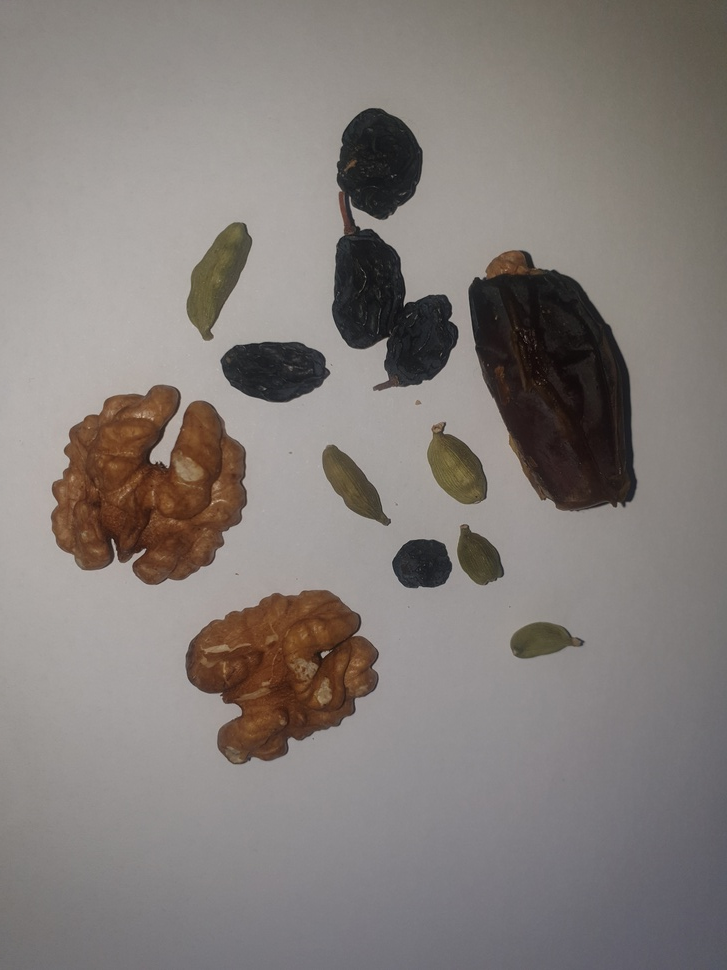
#> input picture random.jpg, 727 x 970 px, shrunk from 3024 x 4032 before the run, found by its file name
$ python filter-custom-kernel0.py
#> lines starting #> are read from the running program, lines starting #| are printed output that depends on the picture
import cv2
import numpy as np
from matplotlib import pyplot as plt

img = cv2.imread('random.jpg')
#> img is the input picture: shape (970, 727, 3); mean B, G, R 121.4, 124.9, 131.3
kernel = np.full((3,3),-1,np.float32);
kernel[1][1] = 9;

dst = cv2.filter2D(img,-1,kernel)
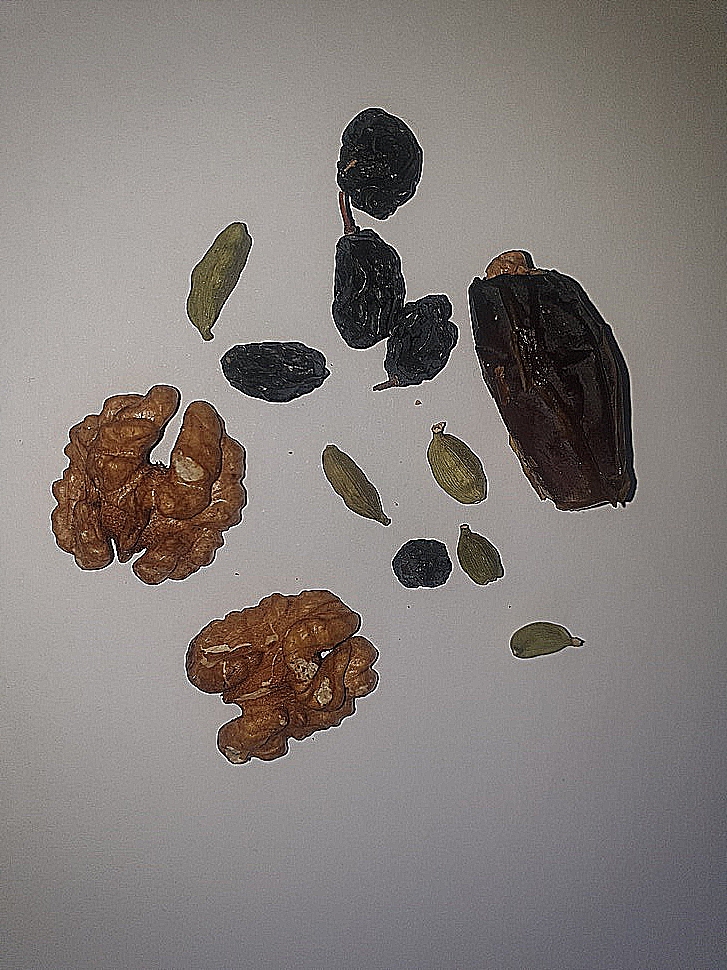
#> dst: shape (970, 727, 3); mean B, G, R 122.2, 125.5, 131.7


plt.subplot(121),plt.imshow(img),plt.title('Original')
plt.xticks([]), plt.yticks([])
plt.subplot(122),plt.imshow(dst),plt.title('Custom kernel')
plt.xticks([]), plt.yticks([])
plt.show()
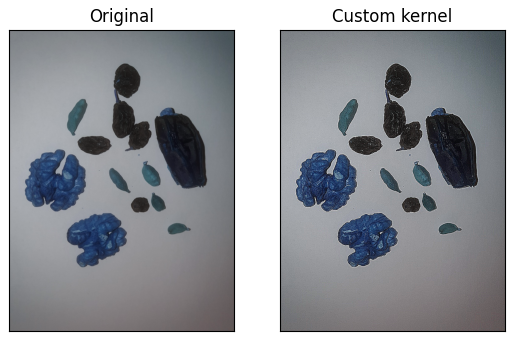
#> figure drawn by matplotlib, 2 panels; B, G, R data is drawn as R, G, B

$ run again, with af1.1.jpg copied over random.jpg
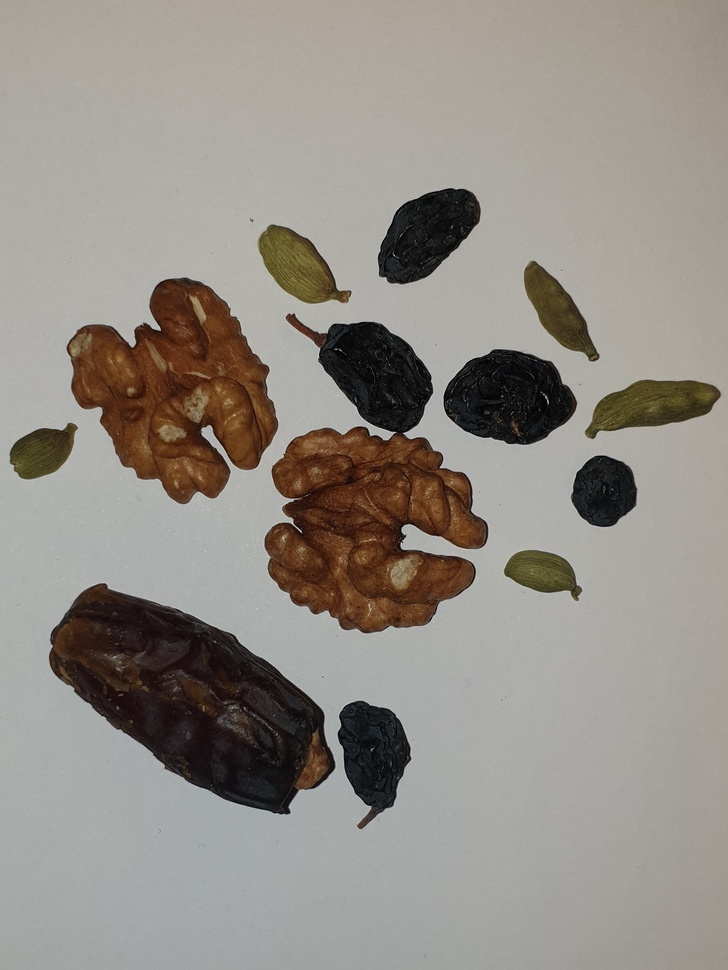
#> input picture af1.1.jpg, 728 x 970 px, shrunk from 1841 x 2454 before the run, found by its file name
#> img is the input picture: shape (970, 728, 3); mean B, G, R 134.8, 141.8, 147.1
#> `dst = cv2.filter2D(img,-1,kernel)`:
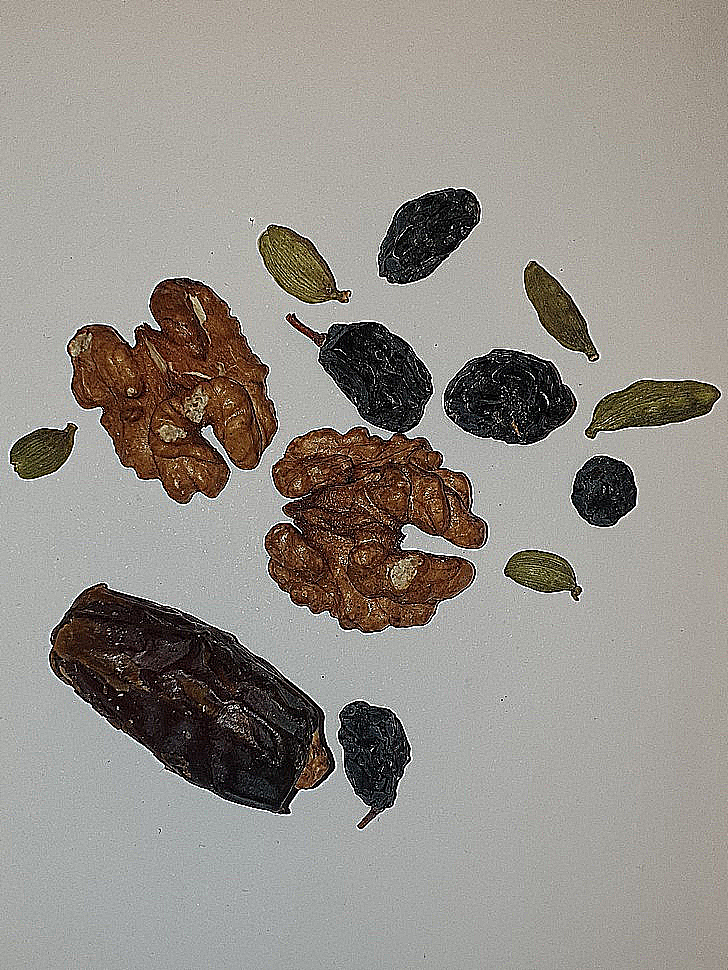
#> dst: shape (970, 728, 3); mean B, G, R 137.4, 143.6, 148.4
#> `plt.show()`:
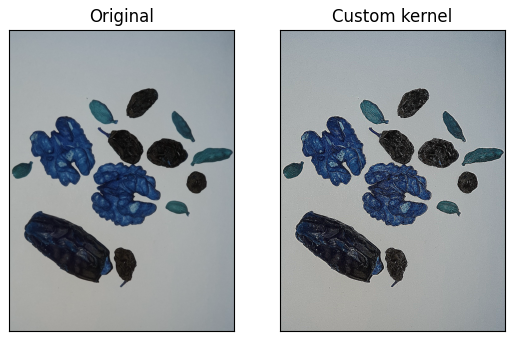
#> figure drawn by matplotlib, 2 panels; B, G, R data is drawn as R, G, B
